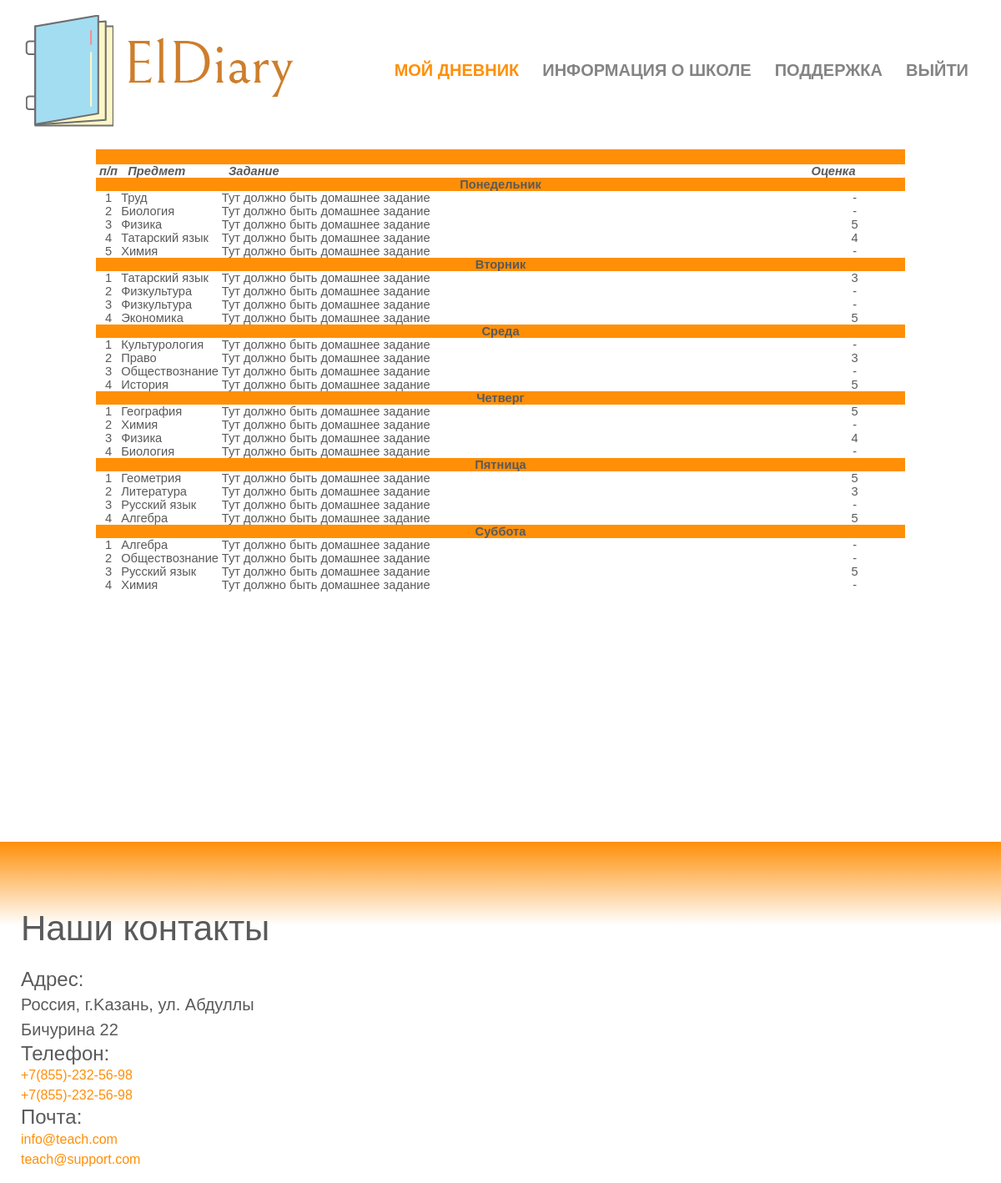
Before: /new5/ (signed in) with the older database file.
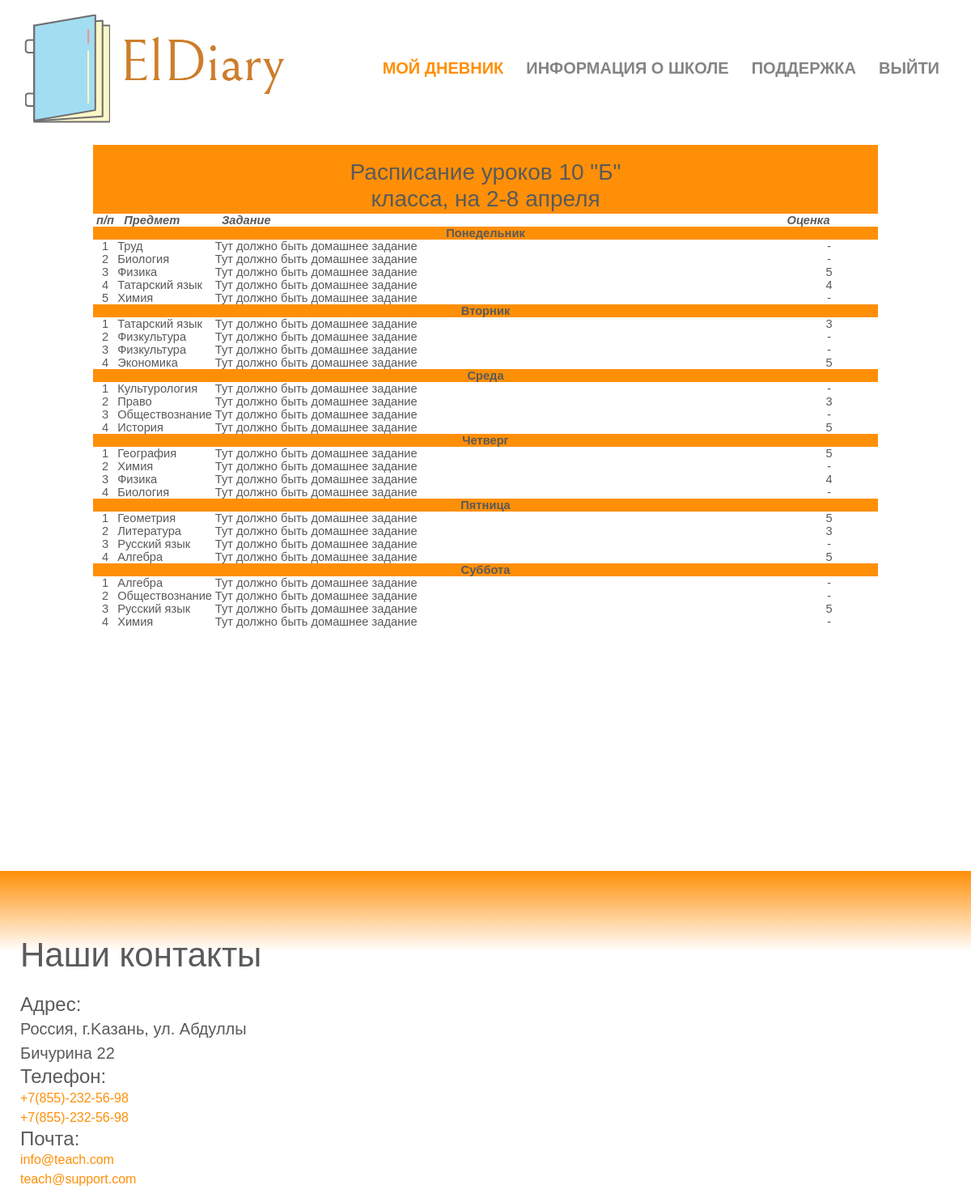
After: the same page with the newer database file.
### landing/models.py (models this page shows)
class Subjects(models.Model):
    code_subject=models.IntegerField()
    name=models.TextField()
    subject_marks = models.ForeignKey('Marks', on_delete=models.SET_NULL, null=True)
    subject_schedule=models.ForeignKey('Schedule', on_delete=models.SET_NULL, null=True)

class Schedule(models.Model):
    day=models.TextField()
    lesson_number=models.IntegerField()
    class_number=models.IntegerField()
    letter=models.TextField()

class Marks(models.Model):
    mark=models.IntegerField()
    data=models.DateTimeField()

class Employee(models.Model):
    user = models.OneToOneField(User, on_delete=models.CASCADE)
    telephone = models.CharField(max_length=100)
    CLASS = models.CharField(max_length=100, default="10")
    info = models.CharField(max_length=100, default=" ")

### landing/views.py (the view)
# urls.py: url(r'^new5/', views.new5, name='new5'),
def new5(request):
    ose = Subjects.objects.filter(subject_schedule__day=1,).order_by('subject_schedule__lesson_number')
    ose1 = Subjects.objects.filter(subject_schedule__day=2).order_by('subject_schedule__lesson_number')
    ose2 = Subjects.objects.filter(subject_schedule__day=3).order_by('subject_schedule__lesson_number')
    ose3 = Subjects.objects.filter(subject_schedule__day=4).order_by('subject_schedule__lesson_number')
    ose4 = Subjects.objects.filter(subject_schedule__day=5).order_by('subject_schedule__lesson_number')
    ose5 = Subjects.objects.filter(subject_schedule__day=6).order_by('subject_schedule__lesson_number')
    us = request.user
    use2 = User.objects.get(username=us)
    use3 = use2.id
    ose6 = User.objects.filter(id=use3)
    ose7 = Employee.objects.filter(user_id=use3)
    return render(request, 'dilary/res.html', context={'ose': ose, 'ose2': ose2, 'ose3': ose3, 'ose4': ose4,
                                                       'ose5': ose5, 'ose1': ose1,'ose7': ose7 })

### templates/dilary/res.html (shortened to what the changed rows need)
<!DOCTYPE HTML PUBLIC "-//W3C//DTD HTML 4.0 Transitional//EN">
<html>
<head>
  <link rel="stylesheet" href="../../static/assets/css/style-starter.css">
</head>
<body vLink=#0000ff link=#0000ff bgcolor="#FFFFFF" text="#000000">
<center>
  <TABLE border=0  cellPadding=0 cellSpacing=1 width=970  bgcolor="#3659a5">
     <tr>
      <td  align="center" colspan="4" bgcolor="#ff8f07">
		<table border=0><tr>
		<td width=428>
		<p>&nbsp;</p> {% for ose8 in ose7 %}
		<h3>Расписание уроков {{ ose8.CLASS }} класса,
            на 2-8 апреля<br></h3>
            {% endfor %}
		</td></tr></table>
      </td>
      </tr>
      {% for ose1 in ose %}
    <tr width=970 bgcolor="#ffffff"  align="left">      <td><p align="center"> {{ ose1.subject_schedule.lesson_number }}</p></td>
      <td><p>  {{  ose1.name }} </p></td>
      <td><p> Тут должно быть домашнее задание </p></td>
      <td><p align="center"> {{  ose1.subject_marks.mark}}</p></td>
      </tr>
    {% endfor %}
      {% for ose1 in ose1 %}
    <tr width=970 bgcolor="#ffffff"  align="left">      <td><p align="center"> {{ ose1.subject_schedule.lesson_number }}</p></td>
      <td><p>  {{  ose1.name }} </p></td>
      <td><p> Тут должно быть домашнее задание </p></td>
      <td><p align="center"> {{  ose1.subject_marks.mark}}</p></td>
      </tr>
    {% endfor %}
  {% for ose1 in ose2 %}
    <tr width=970 bgcolor="#ffffff"  align="left">      <td><p align="center"> {{ ose1.subject_schedule.lesson_number }}</p></td>
      <td><p>  {{  ose1.name }} </p></td>
      <td><p> Тут должно быть домашнее задание </p></td>
      <td><p align="center"> {{  ose1.subject_marks.mark}}</p></td>
      </tr>
    {% endfor %}
      {% for ose1 in ose3 %}
    <tr width=970 bgcolor="#ffffff"  align="left">      <td><p align="center"> {{ ose1.subject_schedule.lesson_number }}</p></td>
      <td><p>  {{  ose1.name }} </p></td>
      <td><p> Тут должно быть домашнее задание </p></td>
      <td><p align="center"> {{  ose1.subject_marks.mark}}</p></td>
      </tr>
    {% endfor %}
      {% for ose1 in ose4 %}
    <tr width=970 bgcolor="#ffffff"  align="left">      <td><p align="center"> {{ ose1.subject_schedule.lesson_number }}</p></td>
      <td><p>  {{  ose1.name }} </p></td>
      <td><p> Тут должно быть домашнее задание </p></td>
      <td><p align="center"> {{  ose1.subject_marks.mark}}</p></td>
      </tr>
    {% endfor %}
      {% for ose1 in ose5 %}
    <tr width=970 bgcolor="#ffffff"  align="left">      <td><p align="center"> {{ ose1.subject_schedule.lesson_number }}</p></td>
      <td><p>  {{  ose1.name }} </p></td>
      <td><p> Тут должно быть домашнее задание </p></td>
      <td><p align="center"> {{  ose1.subject_marks.mark}}</p></td>
      </tr>
    {% endfor %}
  </TABLE>
  </center>
</body>
</html>

Changed rows visible on the page:
added Employee: CLASS "10 \"Б\""
